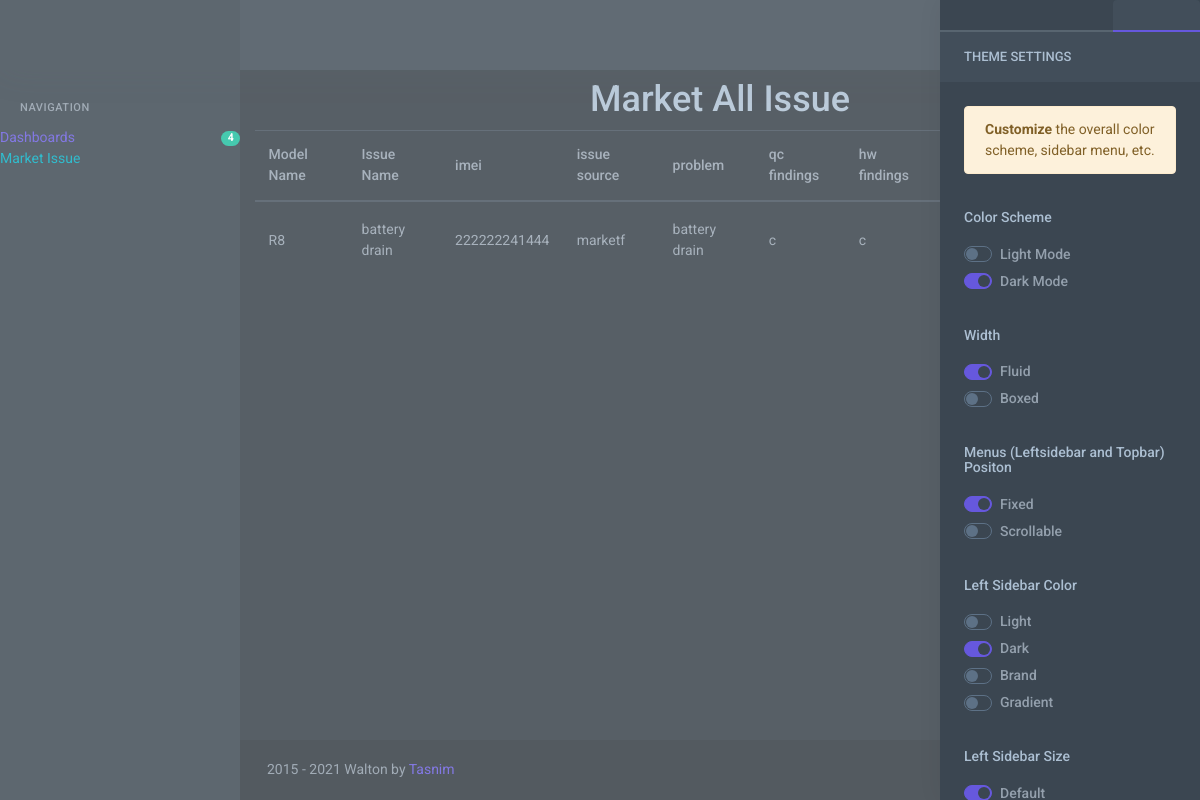
Page /market_issue/ on the committed database.
### aspmissue/models.py (models this page shows, shortened)
class IssueAnalysis(models.Model):
    model = models.ForeignKey(ModelName, on_delete=models.CASCADE, null=True)
    issue_name = models.CharField(max_length=200, null=True)
    imei = models.CharField(max_length=200, null=True)
    issue_source = models.CharField(max_length=200, null=True)
    problem = models.CharField(max_length=2000, null=True)
    qc_findings = models.TextField(null=True)
    hw_findings = models.TextField(null=True)
    root_cause = models.TextField(null=True, blank=True)
    evidence = models.FileField(upload_to='')
    posted_on = models.DateTimeField(auto_now_add=True, auto_now=False)
    updated_on = models.DateTimeField(auto_now_add=False, auto_now=True)

class ModelName(models.Model):
    supplier = models.ForeignKey(Supplier, on_delete=models.CASCADE, null=True)
    modeltype = models.ForeignKey(ModelType, on_delete=models.CASCADE, null=True, blank=True)
    modelname = models.CharField(max_length=200)
    modeldescription = models.CharField(max_length=200, null=True)
    def __str__(self):
        return self.modelname

### aspmissue/views.py (the view)
# urls.py: path('market_issue/', views.marketIssue, name='marketIssue'),
def marketIssue(request):
    context = dict()
    issues = IssueAnalysis.objects.all()
    context['issues'] = issues
    return render(request, 'aspmissue/market_issue.html', context)

### aspmissue/templates/aspmissue/market_issue.html (shortened to what this page needs)
 {% extends 'aspmissue/base.html' %}
   {% load static %}
   {% block content %}
<div  class="table-responsive">
    <h1  style="text-align: center" >Market All Issue</h1>
                                            <table class="table table-centered mb-0 test " id="grouptable">
                                                <thead>
                                                    <tr>
                                                        <th>Model Name</th>
                                                        <th>Issue Name</th>
                                                        <th>imei </th>
                                                        <th>issue source</th>
                                                        <th>problem</th>
                                                        <th>qc findings  </th>
                                                        <th>hw findings</th>
                                                        <th>root cause</th>
                                                        <th>evidence</th>
                                                    </tr>
                                                </thead>
                                                <tbody>
                                                {% for issue in issues %}
                                                <tr>
                                                       <td> {{issue.model }}</td>
                                                       <td> {{issue.issue_name }}</td>
                                                       <td> {{issue.imei }}</td>
                                                       <td> {{issue.issue_source }}</td>
                                                       <td> {{issue.problem }}</td>
                                                       <td> {{issue.qc_findings }}</td>
                                                       <td> {{issue.hw_findings }}</td>
                                                       <td> {{issue.root_cause }}</td>
                                                       <td><img style="height: 50px; width: 50px" src="{{issue.evidence.url }}" /> </td>
                                                </tr>
                                                {% endfor %}
                                                </tbody>
                                            </table>
                                        </div>
{% endblock %}

### rows in the picture
IssueAnalysis: model "R8", issue_name "battery drain", imei "222222241444", issue_source "marketf", problem "battery drain", qc_findings "c", hw_findings "c"
